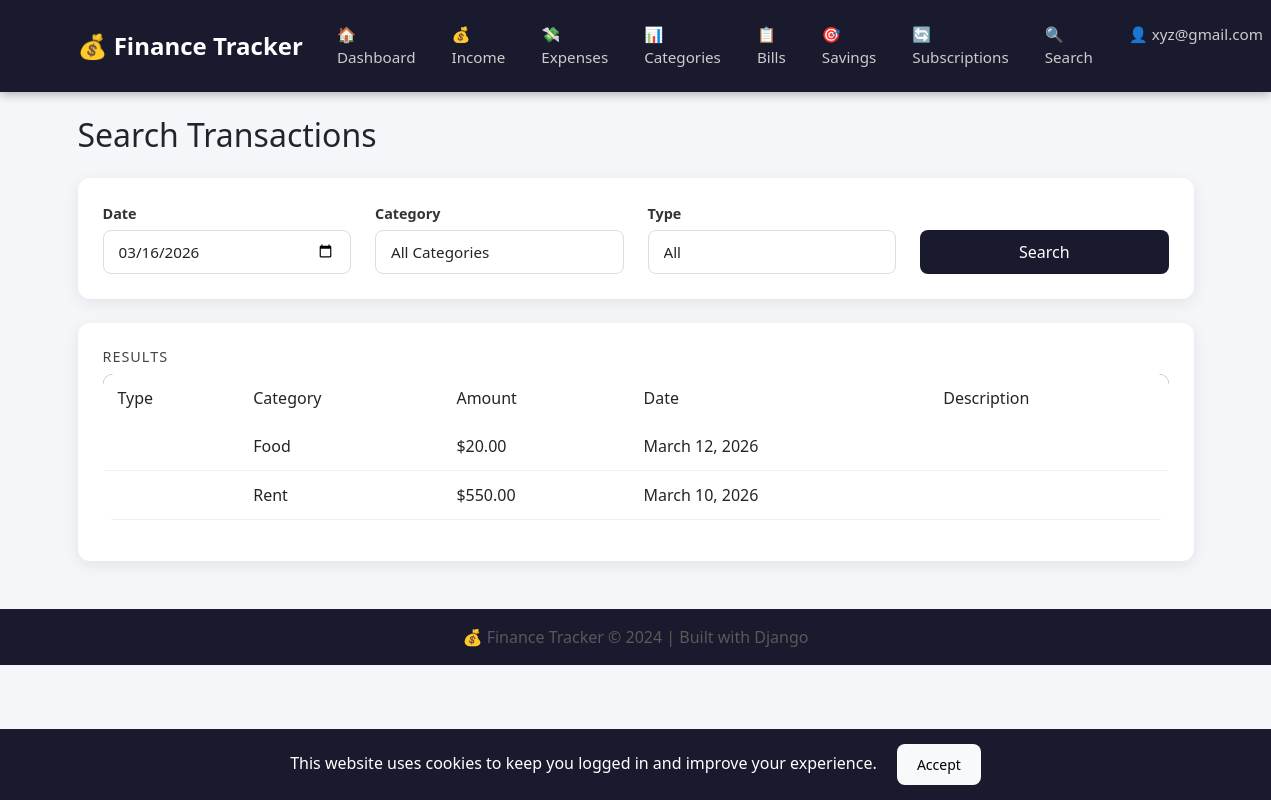
The app's page /search/ (signed in) with its own data.
### core/models.py (models this page shows, shortened)
class Expense(models.Model):
    user = models.ForeignKey(
        User, on_delete=models.CASCADE)
    category = models.ForeignKey(
        Category, on_delete=models.SET_NULL,
        null=True, blank=True)
    amount = models.DecimalField(
        max_digits=10, decimal_places=2)
    description = models.CharField(
        max_length=255, blank=True)
    date = models.DateField()
    class Meta:
        ordering = ['-date']

class Category(models.Model):
    TYPE_CHOICES = [
        ('income', 'Income'),
        ('expense', 'Expense'),
    ]
    user = models.ForeignKey(
        User, on_delete=models.CASCADE)
    category_name = models.CharField(max_length=128)
    type = models.CharField(
        max_length=50, choices=TYPE_CHOICES)
    description = models.CharField(
        max_length=255, blank=True)
    def __str__(self):
        return self.category_name
    class Meta:
        ordering = ['category_name']

### core/views.py (the view)
@login_required
def search_view(request):
    results = []
    categories = Category.objects.filter(
        user=request.user)
    date = request.GET.get('date', '')
    category_id = request.GET.get('category', '')
    type_filter = request.GET.get('type', '')
    amount_min = request.GET.get('amount_min', '')
    amount_max = request.GET.get('amount_max', '')
    if type_filter == 'income':
        queryset = Income.objects.filter(
            user=request.user
        ).select_related('category')
    elif type_filter == 'expense':
        queryset = Expense.objects.filter(
            user=request.user
        ).select_related('category')
    else:
        queryset = Expense.objects.filter(
            user=request.user
        ).select_related('category')
    if date:
        queryset = queryset.filter(date=date)
    if category_id:
        queryset = queryset.filter(
            category_id=category_id)
    if amount_min:
        queryset = queryset.filter(
            amount__gte=amount_min)
    if amount_max:
        queryset = queryset.filter(
            amount__lte=amount_max)
    results = queryset.order_by('-date')
    return render(request, 'search.html', {
        'results': results,
        'categories': categories,
        'date': date,
        'category_id': category_id,
        'type_filter': type_filter,
        'amount_min': amount_min,
        'amount_max': amount_max,
    })

### templates/search.html (shortened to what this page needs)
{% extends 'base.html' %}
{% block content %}
<h2 class="mb-4">Search Transactions</h2>
<div class="card mb-4">
    <div class="card-body">
        <form method="GET">
            <div class="row">
                <div class="col-md-3">
                    <label>Date</label>
                    <input type="date" name="date"
                           class="form-control"
                           value="{{ request.GET.date }}">
                </div>
                <div class="col-md-3">
                    <label>Category</label>
                    <select name="category"
                            class="form-control">
                        <option value="">All Categories</option>
                    </select>
                </div>
                <div class="col-md-3">
                    <label>Type</label>
                    <select name="type" class="form-control">
                        <option value="">All</option>
                    </select>
                </div>
                <div class="col-md-3 d-flex align-items-end">
                    <button type="submit"
                            class="btn btn-dark w-100">
                        Search
                    </button>
                </div>
            </div>
        </form>
    </div>
</div>
<div class="card">
    <div class="card-body">
        <h5>Results</h5>
        <table class="table">
            <thead>
                <tr>
                    <th>Type</th>
                    <th>Category</th>
                    <th>Amount</th>
                    <th>Date</th>
                    <th>Description</th>
                </tr>
            </thead>
            <tbody>
                {% for result in results %}
                <tr>
                    <td>{{ result.type }}</td>
                    <td>{{ result.category }}</td>
                    <td>${{ result.amount }}</td>
                    <td>{{ result.date }}</td>
                    <td>{{ result.description }}</td>
                </tr>
                {% empty %}
                <tr>
                    <td colspan="5" class="text-center">
                        No results found
                    </td>
                </tr>
                {% endfor %}
            </tbody>
        </table>
    </div>
</div>
{% endblock %}

### templates/base.html (shortened to what this page needs)
<!DOCTYPE html>
<html lang="en">
<head>
    <link href="https://cdn.jsdelivr.net/npm/bootstrap@5.3.0/dist/css/bootstrap.min.css"
          rel="stylesheet">
    {% load static %}
    <link rel="stylesheet"
          href="{% static 'css/style.css' %}">
</head>
<body>
<nav class="navbar navbar-expand-lg navbar-dark">
    <div class="container">
        <a class="navbar-brand"
           href="{% url 'dashboard' %}">
            💰 Finance Tracker
        </a>
        <div class="collapse navbar-collapse"
             id="navbarNav">
            <ul class="navbar-nav ms-auto">
                {% if user.is_authenticated %}
                <li class="nav-item">
                    <a class="nav-link" href="{% url 'dashboard' %}">
                        🏠 Dashboard
                    </a>
                </li>
                <li class="nav-item">
                    <a class="nav-link" href="{% url 'income_list' %}">
                        💰 Income
                    </a>
                </li>
                <li class="nav-item">
                    <a class="nav-link" href="{% url 'expense_list' %}">
                        💸 Expenses
                    </a>
                </li>
                <li class="nav-item">
                    <a class="nav-link" href="{% url 'category_limits' %}">
                        📊 Categories
                    </a>
                </li>
                <li class="nav-item">
                    <a class="nav-link" href="{% url 'bill_list' %}">
                        📋 Bills
                    </a>
                </li>
                <li class="nav-item">
                    <a class="nav-link" href="{% url 'savings_goals' %}">
                        🎯 Savings
                    </a>
                </li>
                <li class="nav-item">
                    <a class="nav-link" href="{% url 'subscription_list' %}">
                        🔄 Subscriptions
                    </a>
                </li>
                <li class="nav-item">
                    <a class="nav-link" href="{% url 'search' %}">
                        🔍 Search
                    </a>
                </li>
                <li class="nav-item dropdown">
                    <a class="nav-link dropdown-toggle"
                       href="#"
                       id="userDropdown"
                       role="button"
                       data-bs-toggle="dropdown"
                       aria-expanded="false">
                        👤 {{ user.username }}
                    </a>
                </li>
                {% endif %}
            </ul>
        </div>
    </div>
</nav>
<div class="container mt-4 mb-5"
     id="main-content">
    {% block content %}
    {% endblock %}
</div>
<footer class="footer mt-auto py-3">
    <div class="container text-center">
        <span class="text-muted">
            💰 Finance Tracker © 2024 |
            Built with Django
        </span>
    </div>
</footer>
<div id="cookieNotice"
     style="display:none;
            position:fixed;
            bottom:0;
            width:100%;
            background:#1a1a2e;
            color:white;
            padding:15px;
            text-align:center;
            z-index:9999;">
    This website uses cookies to keep
    you logged in and improve your experience.
    <button onclick="acceptCookies()"
            class="btn btn-light btn-sm ms-3">
        Accept
    </button>
</div>
</body>
</html>

### static/css/style.css (style rules this page uses)
* { margin: 0; padding: 0; box-sizing: border-box; }
body { font-family: 'Segoe UI', Tahoma, Geneva, Verdana, sans-serif; background-color: #f5f6fa; color: #333; }
a { text-decoration: none; }
.navbar { background-color: #1a1a2e !important; padding: 15px 0; box-shadow: 0 2px 10px rgba(0,0,0,0.3); }
.navbar-brand { font-size: 1.5rem; font-weight: bold; color: #fff !important; }
.nav-link { color: #ccc !important; margin: 0 10px; font-size: 0.95rem; transition: color 0.3s; }
.card { border: none; border-radius: 12px; box-shadow: 0 4px 15px rgba(0,0,0,0.08); margin-bottom: 20px; transition: transform 0.2s; }
.card-body { padding: 25px; }
.card h5 { font-size: 0.9rem; opacity: 0.85; text-transform: uppercase; letter-spacing: 1px; }
.table { border-radius: 10px; overflow: hidden; }
.table thead { background-color: #1a1a2e; color: white; }
.table thead th { font-weight: 500; padding: 12px 15px; border: none; }
.table tbody tr { transition: background-color 0.2s; }
.table tbody td { padding: 12px 15px; vertical-align: middle; border-bottom: 1px solid #f0f0f0; }
.form-control { border-radius: 8px; border: 1px solid #ddd; padding: 10px 15px; font-size: 0.95rem; transition: border-color 0.3s, box-shadow 0.3s; }
label { font-weight: 500; margin-bottom: 5px; color: #555; font-size: 0.9rem; }
.btn { border-radius: 8px; padding: 10px 20px; font-weight: 500; transition: all 0.3s; border: none; }
.btn-dark { background-color: #1a1a2e; color: white; }
body { color: #212529; }
.text-muted { color: #595959 !important; }
label { display: block; font-weight: 600; margin-bottom: 5px; color: #333; }
.footer { background-color: #1a1a2e; color: #ccc; margin-top: 50px; }

### records on screen
Expense: category "Food", amount "20.00", date "March 12, 2026"
Expense: category "Rent", amount "550.00", date "March 10, 2026"

### other values on screen
{{ user.username }} "xyz@gmail.com"
